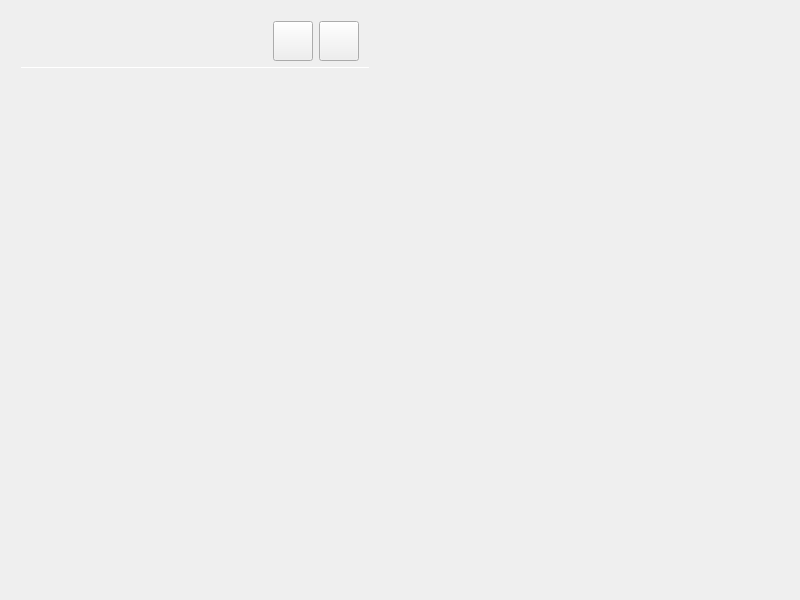
<?xml version="1.0" encoding="UTF-8"?>
<ui version="4.0">
 <class>frmShadowCalendar</class>
 <widget class="QWidget" name="frmShadowCalendar">
  <property name="geometry">
   <rect>
    <x>0</x>
    <y>0</y>
    <width>800</width>
    <height>600</height>
   </rect>
  </property>
  <property name="windowTitle">
   <string>FrmHaloEffectWidget</string>
  </property>
  <widget class="QWidget" name="layoutWidget">
   <property name="geometry">
    <rect>
     <x>10</x>
     <y>10</y>
     <width>371</width>
     <height>411</height>
    </rect>
   </property>
   <layout class="QVBoxLayout" name="verticalLayout">
    <item>
     <widget class="QWidget" name="widgetTop" native="true">
      <property name="minimumSize">
       <size>
        <width>0</width>
        <height>40</height>
       </size>
      </property>
      <layout class="QHBoxLayout" name="horizontalLayout">
       <property name="topMargin">
        <number>0</number>
       </property>
       <property name="bottomMargin">
        <number>0</number>
       </property>
       <item>
        <widget class="QLabel" name="labInfo">
         <property name="sizePolicy">
          <sizepolicy hsizetype="Expanding" vsizetype="Preferred">
           <horstretch>0</horstretch>
           <verstretch>0</verstretch>
          </sizepolicy>
         </property>
         <property name="text">
          <string/>
         </property>
        </widget>
       </item>
       <item>
        <widget class="QPushButton" name="btnUp">
         <property name="sizePolicy">
          <sizepolicy hsizetype="Minimum" vsizetype="Preferred">
           <horstretch>0</horstretch>
           <verstretch>0</verstretch>
          </sizepolicy>
         </property>
         <property name="minimumSize">
          <size>
           <width>40</width>
           <height>0</height>
          </size>
         </property>
         <property name="styleSheet">
          <string notr="true">QPushButton{
	border-image:url(:/FrmHaloEffectWidget/Resources/downArrow.png);
}</string>
         </property>
         <property name="text">
          <string/>
         </property>
        </widget>
       </item>
       <item>
        <widget class="QPushButton" name="btnDown">
         <property name="sizePolicy">
          <sizepolicy hsizetype="Minimum" vsizetype="Preferred">
           <horstretch>0</horstretch>
           <verstretch>0</verstretch>
          </sizepolicy>
         </property>
         <property name="minimumSize">
          <size>
           <width>40</width>
           <height>0</height>
          </size>
         </property>
         <property name="styleSheet">
          <string notr="true">QPushButton{
	border-image:url(:/FrmHaloEffectWidget/Resources/upArrow.png);
}</string>
         </property>
         <property name="text">
          <string/>
         </property>
        </widget>
       </item>
      </layout>
     </widget>
    </item>
    <item>
     <widget class="Line" name="line">
      <property name="minimumSize">
       <size>
        <width>0</width>
        <height>1</height>
       </size>
      </property>
      <property name="maximumSize">
       <size>
        <width>16777215</width>
        <height>1</height>
       </size>
      </property>
      <property name="orientation">
       <enum>Qt::Horizontal</enum>
      </property>
     </widget>
    </item>
    <item>
     <widget class="ShadowCalendar" name="shadowCalendar" native="true">
      <property name="sizePolicy">
       <sizepolicy hsizetype="Expanding" vsizetype="Expanding">
        <horstretch>0</horstretch>
        <verstretch>0</verstretch>
       </sizepolicy>
      </property>
     </widget>
    </item>
   </layout>
  </widget>
 </widget>
 <layoutdefault spacing="6" margin="11"/>
 <customwidgets>
  <customwidget>
   <class>ShadowCalendar</class>
   <extends>QWidget</extends>
   <header>shadowcalendar.h</header>
   <container>1</container>
  </customwidget>
 </customwidgets>
 <resources/>
 <connections/>
</ui>
